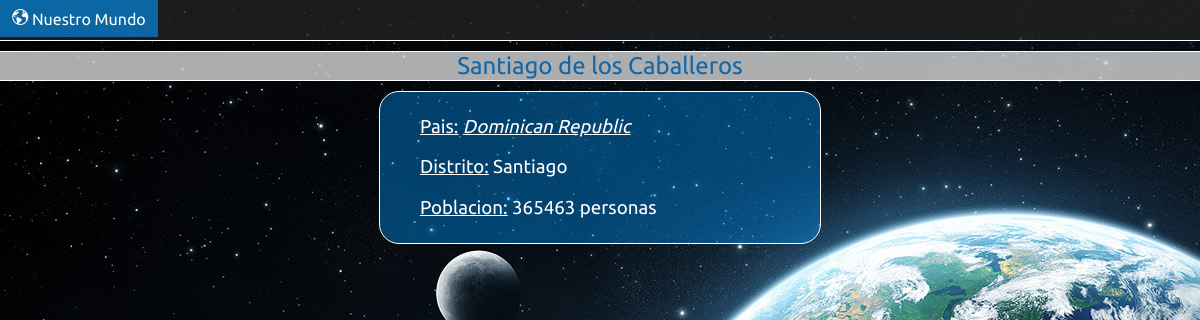
/nuestromundo/ciudades/2, run on the app's committed database.
### NuestroMundo/models.py (models this page shows, shortened)
class Ciudad(models.Model):
    nombre = models.CharField(max_length=60)
    codigo_pais = models.CharField(max_length=3)
    distrito = models.CharField(max_length=60)
    poblacion = models.IntegerField(default=10000)

class Pais(models.Model):
    codigo = models.CharField(max_length=3)
    nombre = models.CharField(max_length=60)
    continente = models.CharField(max_length=60)
    region = models.CharField(max_length=40)
    area = models.DecimalField(max_digits=22, decimal_places=2)
    independencia = models.IntegerField(default=1948)
    poblacion = models.IntegerField(default=1000000)
    esperanza_vida = models.DecimalField(max_digits=3, decimal_places=1)
    PIB = models.DecimalField(max_digits=18, decimal_places=2)
    PIB_anterior = models.DecimalField(max_digits=18, decimal_places=2)
    nombre_local = models.CharField(max_length=60)
    tipo_gobierno = models.CharField(max_length=80)
    lider_estado = models.CharField(max_length=60)
    capital = models.IntegerField()
    codigo_corto = models.CharField(max_length=2)

### NuestroMundo/views.py (the view)
# urls.py: url(r'^ciudades/(?P<id_ciudad>[0-9]+)$', views.ciudad, name='ciudades'),
def ciudad(request, id_ciudad):
    ciudad = Ciudad.objects.get(pk=id_ciudad)
    pais = Pais.objects.get(codigo=ciudad.codigo_pais)
    context = {'ciudad' : ciudad, 'pais' : pais}
    return render(request, 'nuestromundo/ciudad.html', context)

### NuestroMundo/templates/NuestroMundo/ciudad.html (shortened to what this page needs)
{% load staticfiles %}
<head>
    <link rel="stylesheet" type="text/css" href="{% static 'NuestroMundo/style/estilo.css' %}" />
    <link rel="stylesheet" type="text/css" href="{% static 'NuestroMundo/style/mundo.css' %}" />
    <link rel="stylesheet" type="text/css" href="{% static 'NuestroMundo/style/ciudad.css' %}" />
</head>
<div class="barra-controles">
    <a href="{% url 'NuestroMundo:index' %}">
        <div class="control">
            <p class="icono-control"></p>
            <p class="titulo-control">Nuestro Mundo</p>
        </div>
    </a>
</div>
<p class="titulo-seccion">{{ ciudad.nombre }}</p>
<div class="informacion">
    <div class="columna">
        <h3><u>Pais:</u> <a href="{% url 'NuestroMundo:paises' pais.codigo %}">{{ pais.nombre }} </a></h3>
        <h3><u>Distrito:</u> {{ ciudad.distrito }} </h3>
        <h3><u>Poblacion:</u> {{ ciudad.poblacion }} personas</h3>
    </div>
</div>

### NuestroMundo/static/NuestroMundo/style/estilo.css (style rules this page uses)
h1, h2, h3, h4, h5, h6 { font-weight: normal; }
a { color: #fff; text-decoration: none; }
.barra-controles { background: rgb(34, 34, 34); background: rgba(34, 34, 34, 0.8); border-bottom: 1px solid #fff; height: 40px; margin: 0; width: 100%; }
.control { background: rgb(0, 153, 255); background: rgba(0, 153, 255, 0.6); cursor: pointer; display: inline-block; margin: 0; padding: 9px; text-align: center; width: 140px; }
.icono-control, .titulo-control { color: #fff; display: inline-block; margin: 0; }
.icono-control { font-family: "mdl2"; }

### NuestroMundo/static/NuestroMundo/style/mundo.css (style rules this page uses)
.informacion { background: rgb(0, 153, 255); background: rgba(0, 153, 255, 0.4); border: 1px solid #fff; border-radius: 20px; display: inline-block; margin-top: 5px; padding: 5px 20px; }
.informacion .columna { display: inline-block; margin: 0 20px; }
.titulo-seccion { background: rgb(216, 216, 216); background: rgba(216, 216, 216, 0.8); border: 1px solid #fff; border-left: 0; border-right: 0; color: #1367a8; font-size: 24px; margin: 10px 0; text-align: center; }

### NuestroMundo/static/NuestroMundo/style/ciudad.css (style rules this page uses)
.informacion { display: block; margin: 0 auto; width: 400px; }
h3 a { font-style: italic; text-decoration: underline; }

### data on the page
Ciudad: nombre "Santiago de los Caballeros", distrito "Santiago", poblacion "365463"
Pais: nombre "Dominican Republic"
